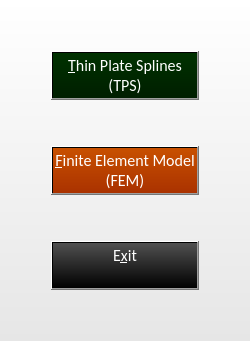
<?xml version="1.0" encoding="UTF-8"?>
<ui version="4.0">
 <class>ProstalignChooser</class>
 <widget class="QDialog" name="ProstalignChooser">
  <property name="geometry">
   <rect>
    <x>0</x>
    <y>0</y>
    <width>261</width>
    <height>448</height>
   </rect>
  </property>
  <property name="sizePolicy">
   <sizepolicy hsizetype="Fixed" vsizetype="Fixed">
    <horstretch>0</horstretch>
    <verstretch>0</verstretch>
   </sizepolicy>
  </property>
  <property name="windowTitle">
   <string>Prostalign Registration</string>
  </property>
  <property name="windowOpacity">
   <double>0.950000000000000</double>
  </property>
  <property name="toolTip">
   <string>Select the registration method.</string>
  </property>
  <property name="styleSheet">
   <string notr="true">background-color: qlineargradient(spread:pad, x1:0, y1:0, x2:0, y2:1, stop:0 rgb(255, 255, 255), stop:1 rgb(230, 230, 230));
color: rgb(255, 255, 255);</string>
  </property>
  <property name="modal">
   <bool>true</bool>
  </property>
  <layout class="QHBoxLayout" name="horizontalLayout">
   <property name="sizeConstraint">
    <enum>QLayout::SetFixedSize</enum>
   </property>
   <item>
    <spacer name="horizontalSpacer">
     <property name="orientation">
      <enum>Qt::Horizontal</enum>
     </property>
     <property name="sizeHint" stdset="0">
      <size>
       <width>40</width>
       <height>20</height>
      </size>
     </property>
    </spacer>
   </item>
   <item>
    <layout class="QVBoxLayout" name="verticalLayout">
     <item>
      <spacer name="verticalSpacer_4">
       <property name="orientation">
        <enum>Qt::Vertical</enum>
       </property>
       <property name="sizeHint" stdset="0">
        <size>
         <width>20</width>
         <height>40</height>
        </size>
       </property>
      </spacer>
     </item>
     <item>
      <widget class="QPushButton" name="pushButton">
       <property name="sizePolicy">
        <sizepolicy hsizetype="Preferred" vsizetype="Fixed">
         <horstretch>0</horstretch>
         <verstretch>0</verstretch>
        </sizepolicy>
       </property>
       <property name="font">
        <font>
         <family>Calibri</family>
         <pointsize>12</pointsize>
        </font>
       </property>
       <property name="styleSheet">
        <string notr="true">background-color: qlineargradient(spread:pad, x1:0, y1:0, x2:0, y2:1, stop:0 rgb(0, 50, 0), stop:1 rgb(0, 30, 0, 255));
color: rgb(255, 255, 255);</string>
       </property>
       <property name="text">
        <string>&amp;Thin Plate Splines
(TPS)</string>
       </property>
      </widget>
     </item>
     <item>
      <spacer name="verticalSpacer_3">
       <property name="orientation">
        <enum>Qt::Vertical</enum>
       </property>
       <property name="sizeHint" stdset="0">
        <size>
         <width>20</width>
         <height>40</height>
        </size>
       </property>
      </spacer>
     </item>
     <item>
      <widget class="QPushButton" name="pushButton_3">
       <property name="sizePolicy">
        <sizepolicy hsizetype="Preferred" vsizetype="Fixed">
         <horstretch>0</horstretch>
         <verstretch>0</verstretch>
        </sizepolicy>
       </property>
       <property name="font">
        <font>
         <family>Calibri</family>
         <pointsize>12</pointsize>
        </font>
       </property>
       <property name="styleSheet">
        <string notr="true">background-color: qlineargradient(spread:pad, x1:0, y1:0, x2:0, y2:1, stop:0 rgb(200, 80, 0), stop:1 rgb(170, 50, 0));
color: rgb(255, 255, 255);</string>
       </property>
       <property name="text">
        <string>&amp;Finite Element Model
(FEM)</string>
       </property>
      </widget>
     </item>
     <item>
      <spacer name="verticalSpacer">
       <property name="orientation">
        <enum>Qt::Vertical</enum>
       </property>
       <property name="sizeHint" stdset="0">
        <size>
         <width>20</width>
         <height>40</height>
        </size>
       </property>
      </spacer>
     </item>
     <item>
      <widget class="QPushButton" name="pushButton_2">
       <property name="sizePolicy">
        <sizepolicy hsizetype="Preferred" vsizetype="Fixed">
         <horstretch>0</horstretch>
         <verstretch>0</verstretch>
        </sizepolicy>
       </property>
       <property name="font">
        <font>
         <family>Calibri</family>
         <pointsize>12</pointsize>
        </font>
       </property>
       <property name="toolTip">
        <string>&lt;html&gt;&lt;head/&gt;&lt;body&gt;&lt;p&gt;&lt;span style=&quot; color:#111111;&quot;&gt;Quit Prostalign.&lt;/span&gt;&lt;/p&gt;&lt;/body&gt;&lt;/html&gt;</string>
       </property>
       <property name="styleSheet">
        <string notr="true">background-color: qlineargradient(spread:pad, x1:0, y1:0, x2:0, y2:1, stop:0 rgb(80, 80, 80), stop:1 rgb(0, 0, 0));
color: rgb(255, 255, 255);</string>
       </property>
       <property name="text">
        <string>E&amp;xit
</string>
       </property>
      </widget>
     </item>
     <item>
      <spacer name="verticalSpacer_2">
       <property name="orientation">
        <enum>Qt::Vertical</enum>
       </property>
       <property name="sizeHint" stdset="0">
        <size>
         <width>20</width>
         <height>40</height>
        </size>
       </property>
      </spacer>
     </item>
    </layout>
   </item>
   <item>
    <spacer name="horizontalSpacer_2">
     <property name="orientation">
      <enum>Qt::Horizontal</enum>
     </property>
     <property name="sizeHint" stdset="0">
      <size>
       <width>40</width>
       <height>20</height>
      </size>
     </property>
    </spacer>
   </item>
  </layout>
 </widget>
 <tabstops>
  <tabstop>pushButton</tabstop>
  <tabstop>pushButton_3</tabstop>
  <tabstop>pushButton_2</tabstop>
 </tabstops>
 <resources/>
 <connections>
  <connection>
   <sender>pushButton</sender>
   <signal>clicked()</signal>
   <receiver>ProstalignChooser</receiver>
   <slot>SlotTPS()</slot>
   <hints>
    <hint type="sourcelabel">
     <x>106</x>
     <y>101</y>
    </hint>
    <hint type="destinationlabel">
     <x>74</x>
     <y>41</y>
    </hint>
   </hints>
  </connection>
  <connection>
   <sender>pushButton_3</sender>
   <signal>clicked()</signal>
   <receiver>ProstalignChooser</receiver>
   <slot>SlotFEM()</slot>
   <hints>
    <hint type="sourcelabel">
     <x>124</x>
     <y>216</y>
    </hint>
    <hint type="destinationlabel">
     <x>68</x>
     <y>169</y>
    </hint>
   </hints>
  </connection>
  <connection>
   <sender>pushButton_2</sender>
   <signal>clicked()</signal>
   <receiver>ProstalignChooser</receiver>
   <slot>SlotExit()</slot>
   <hints>
    <hint type="sourcelabel">
     <x>131</x>
     <y>333</y>
    </hint>
    <hint type="destinationlabel">
     <x>79</x>
     <y>289</y>
    </hint>
   </hints>
  </connection>
 </connections>
 <slots>
  <slot>SlotTPS()</slot>
  <slot>SlotFEM()</slot>
  <slot>SlotExit()</slot>
 </slots>
</ui>
